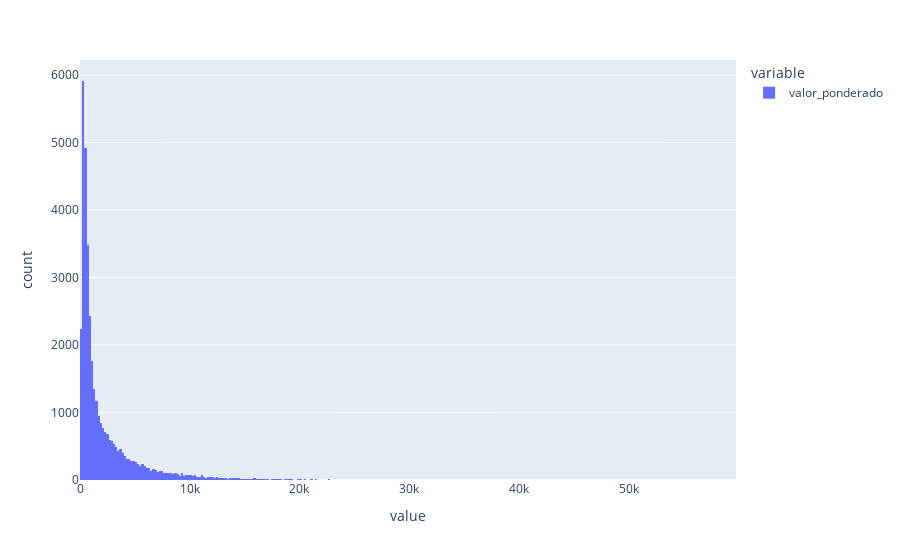

Write notebook code for a chart like this one.
### Code cell
fig = px.histogram(df_final["valor_ponderado"])

fig.show()

### Figure 1 — Plotly figure (JSON) as saved in the notebook; plotly's stock layout.template omitted (floating-point values rounded to 4 significant figures; data arrays with more than 128 entries replaced by an {"elided": "..."} marker saying what was removed)
{"data": [{"bingroup": "x", "hovertemplate": "variable=valor_ponderado<br>value=%{x}<br>count=%{y}<extra></extra>", "legendgroup": "valor_ponderado", "marker": {"color": "#636efa", "pattern": {"shape": ""}}, "name": "valor_ponderado", "orientation": "v", "showlegend": true, "type": "histogram", "x": {"elided": "37178 int values"}, "xaxis": "x", "yaxis": "y"}], "layout": {"barmode": "relative", "legend": {"title": {"text": "variable"}, "tracegroupgap": 0}, "margin": {"t": 60}, "xaxis": {"anchor": "y", "domain": [0, 1], "title": {"text": "value"}}, "yaxis": {"anchor": "x", "domain": [0, 1], "title": {"text": "count"}}}}
